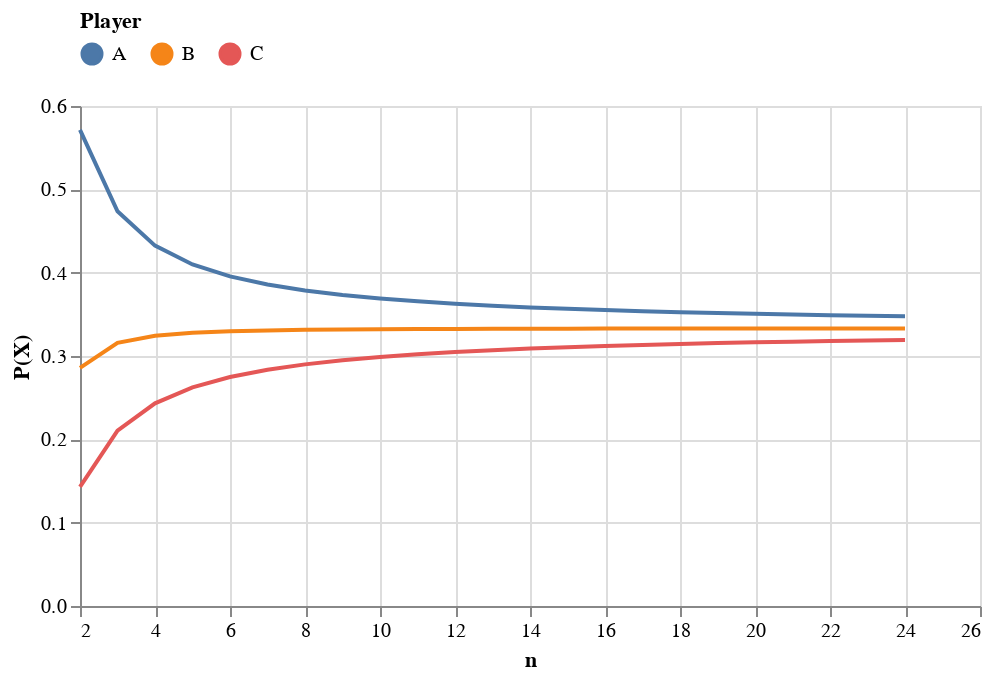

The cell this chart's notebook holds for it:
### Markdown cell above
And then plot how the win rates differ:

### Code cell
# <!-- collapse=True -->

df = pd.DataFrame(data={f'{p_char[i]}': p_arr[i] for i in (0, 1, 2)})
df['n'] = n_arr
df = df.reset_index(drop=True).melt('n', var_name='player', value_name='prob')
df['probround'] = df['prob'].map(lambda x: np.round(x, 2))

nearest = alt.selection(type='single', nearest=True, on='mouseover',
                        fields=['n'], empty='none')

selectors = alt.Chart(df).mark_point().encode(
    x='n:Q',
    opacity=alt.value(0),
).add_selection(
    nearest
)

line = alt.Chart(df).mark_line().encode(
    alt.X("n:Q", title="n", scale=alt.Scale(domain=(2, 25))),
    alt.Y("prob:Q", title="P(X)"),
    alt.Color("player:N", title="Player", legend=alt.Legend(direction="horizontal", orient="top"))
)

points = line.mark_point().encode(
    opacity=alt.condition(nearest, alt.value(1), alt.value(0))
)

text = line.mark_text(align='left', dx=5, dy=-5).encode(
    text=alt.condition(nearest, 'probround:Q', alt.value(' '))
)

rules = alt.Chart(df).mark_rule(color='gray').encode(
    x='n:Q',
).transform_filter(
    nearest
)

alt.layer(
    line, selectors, points, rules, text
).properties(
    width=450, height=250
)

# <end collapse>

### Figure 1 — Vega-Lite specification as saved in the notebook (floating-point values rounded to 4 significant figures)
{"config": {"view": {"continuousWidth": 400, "continuousHeight": 300}}, "layer": [{"mark": "line", "encoding": {"color": {"type": "nominal", "field": "player", "legend": {"direction": "horizontal", "orient": "top"}, "title": "Player"}, "x": {"type": "quantitative", "field": "n", "scale": {"domain": [2, 25]}, "title": "n"}, "y": {"type": "quantitative", "field": "prob", "title": "P(X)"}}}, {"mark": "point", "encoding": {"opacity": {"value": 0}, "x": {"type": "quantitative", "field": "n"}}, "selection": {"selector001": {"type": "single", "nearest": true, "on": "mouseover", "fields": ["n"], "empty": "none"}}}, {"mark": "point", "encoding": {"color": {"type": "nominal", "field": "player", "legend": {"direction": "horizontal", "orient": "top"}, "title": "Player"}, "opacity": {"condition": {"value": 1, "selection": "selector001"}, "value": 0}, "x": {"type": "quantitative", "field": "n", "scale": {"domain": [2, 25]}, "title": "n"}, "y": {"type": "quantitative", "field": "prob", "title": "P(X)"}}}, {"mark": {"type": "rule", "color": "gray"}, "encoding": {"x": {"type": "quantitative", "field": "n"}}, "transform": [{"filter": {"selection": "selector001"}}]}, {"mark": {"type": "text", "align": "left", "dx": 5, "dy": -5}, "encoding": {"color": {"type": "nominal", "field": "player", "legend": {"direction": "horizontal", "orient": "top"}, "title": "Player"}, "text": {"condition": {"type": "quantitative", "field": "probround", "selection": "selector001"}, "value": " "}, "x": {"type": "quantitative", "field": "n", "scale": {"domain": [2, 25]}, "title": "n"}, "y": {"type": "quantitative", "field": "prob", "title": "P(X)"}}}], "data": {"name": "data-85afe9a6b255eb67f532a1801ae9146d"}, "height": 250, "width": 450, "$schema": "https://vega.github.io/schema/vega-lite/v4.8.1.json", "datasets": {"data-85afe9a6b255eb67f532a1801ae9146d": [{"n": 2, "player": "A", "prob": 0.5714, "probround": 0.57}, {"n": 3, "player": "A", "prob": 0.4737, "probround": 0.47}, {"n": 4, "player": "A", "prob": 0.4324, "probround": 0.43}, {"n": 5, "player": "A", "prob": 0.4098, "probround": 0.41}, {"n": 6, "player": "A", "prob": 0.3956, "probround": 0.4}, {"n": 7, "player": "A", "prob": 0.3858, "probround": 0.39}, {"n": 8, "player": "A", "prob": 0.3787, "probround": 0.38}, {"n": 9, "player": "A", "prob": 0.3733, "probround": 0.37}, {"n": 10, "player": "A", "prob": 0.369, "probround": 0.37}, {"n": 11, "player": "A", "prob": 0.3656, "probround": 0.37}, {"n": 12, "player": "A", "prob": 0.3627, "probround": 0.36}, {"n": 13, "player": "A", "prob": 0.3603, "probround": 0.36}, {"n": 14, "player": "A", "prob": 0.3583, "probround": 0.36}, {"n": 15, "player": "A", "prob": 0.3566, "probround": 0.36}, {"n": 16, "player": "A", "prob": 0.3551, "probround": 0.36}, {"n": 17, "player": "A", "prob": 0.3537, "probround": 0.35}, {"n": 18, "player": "A", "prob": 0.3526, "probround": 0.35}, {"n": 19, "player": "A", "prob": 0.3515, "probround": 0.35}, {"n": 20, "player": "A", "prob": 0.3506, "probround": 0.35}, {"n": 21, "player": "A", "prob": 0.3497, "probround": 0.35}, {"n": 22, "player": "A", "prob": 0.349, "probround": 0.35}, {"n": 23, "player": "A", "prob": 0.3483, "probround": 0.35}, {"n": 24, "player": "A", "prob": 0.3476, "probround": 0.35}, {"n": 2, "player": "B", "prob": 0.2857, "probround": 0.29}, {"n": 3, "player": "B", "prob": 0.3158, "probround": 0.32}, {"n": 4, "player": "B", "prob": 0.3243, "probround": 0.32}, {"n": 5, "player": "B", "prob": 0.3279, "probround": 0.33}, {"n": 6, "player": "B", "prob": 0.3297, "probround": 0.33}, {"n": 7, "player": "B", "prob": 0.3307, "probround": 0.33}, {"n": 8, "player": "B", "prob": 0.3314, "probround": 0.33}, {"n": 9, "player": "B", "prob": 0.3318, "probround": 0.33}, {"n": 10, "player": "B", "prob": 0.3321, "probround": 0.33}, {"n": 11, "player": "B", "prob": 0.3323, "probround": 0.33}, {"n": 12, "player": "B", "prob": 0.3325, "probround": 0.33}, {"n": 13, "player": "B", "prob": 0.3326, "probround": 0.33}, {"n": 14, "player": "B", "prob": 0.3327, "probround": 0.33}, {"n": 15, "player": "B", "prob": 0.3328, "probround": 0.33}, {"n": 16, "player": "B", "prob": 0.3329, "probround": 0.33}, {"n": 17, "player": "B", "prob": 0.3329, "probround": 0.33}, {"n": 18, "player": "B", "prob": 0.333, "probround": 0.33}, {"n": 19, "player": "B", "prob": 0.333, "probround": 0.33}, {"n": 20, "player": "B", "prob": 0.333, "probround": 0.33}, {"n": 21, "player": "B", "prob": 0.3331, "probround": 0.33}, {"n": 22, "player": "B", "prob": 0.3331, "probround": 0.33}, {"n": 23, "player": "B", "prob": 0.3331, "probround": 0.33}, {"n": 24, "player": "B", "prob": 0.3331, "probround": 0.33}, {"n": 2, "player": "C", "prob": 0.1429, "probround": 0.14}, {"n": 3, "player": "C", "prob": 0.2105, "probround": 0.21}, {"n": 4, "player": "C", "prob": 0.2432, "probround": 0.24}, {"n": 5, "player": "C", "prob": 0.2623, "probround": 0.26}, {"n": 6, "player": "C", "prob": 0.2747, "probround": 0.27}, {"n": 7, "player": "C", "prob": 0.2835, "probround": 0.28}, {"n": 8, "player": "C", "prob": 0.2899, "probround": 0.29}, {"n": 9, "player": "C", "prob": 0.2949, "probround": 0.29}, {"n": 10, "player": "C", "prob": 0.2989, "probround": 0.3}, {"n": 11, "player": "C", "prob": 0.3021, "probround": 0.3}, {"n": 12, "player": "C", "prob": 0.3048, "probround": 0.3}, {"n": 13, "player": "C", "prob": 0.307, "probround": 0.31}, {"n": 14, "player": "C", "prob": 0.309, "probround": 0.31}, {"n": 15, "player": "C", "prob": 0.3106, "probround": 0.31}, {"n": 16, "player": "C", "prob": 0.3121, "probround": 0.31}, {"n": 17, "player": "C", "prob": 0.3133, "probround": 0.31}, {"n": 18, "player": "C", "prob": 0.3145, "probround": 0.31}, {"n": 19, "player": "C", "prob": 0.3155, "probround": 0.32}, {"n": 20, "player": "C", "prob": 0.3164, "probround": 0.32}, {"n": 21, "player": "C", "prob": 0.3172, "probround": 0.32}, {"n": 22, "player": "C", "prob": 0.318, "probround": 0.32}, {"n": 23, "player": "C", "prob": 0.3186, "probround": 0.32}, {"n": 24, "player": "C", "prob": 0.3193, "probround": 0.32}]}}
